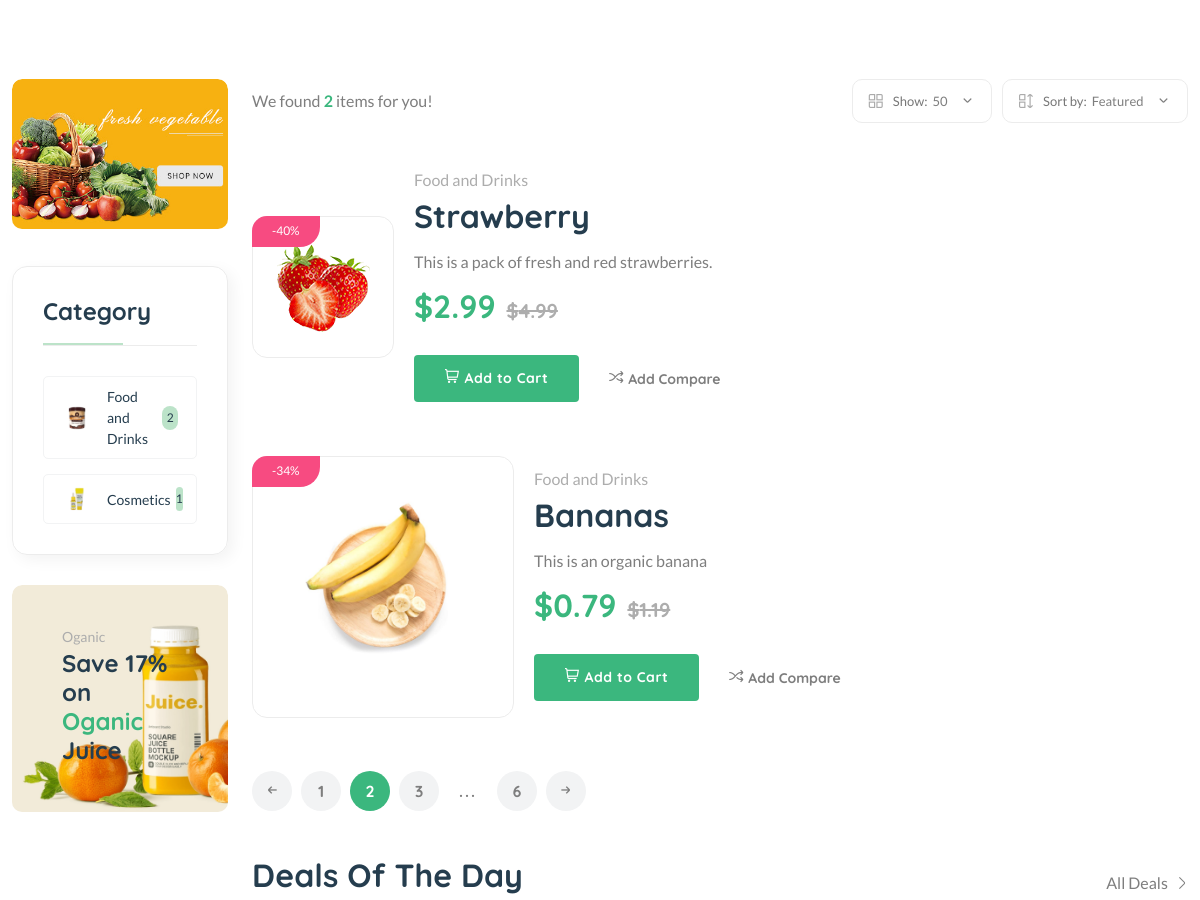
The page /vendor/ven4f5a1h34ag (middle part) on the database as committed earlier.
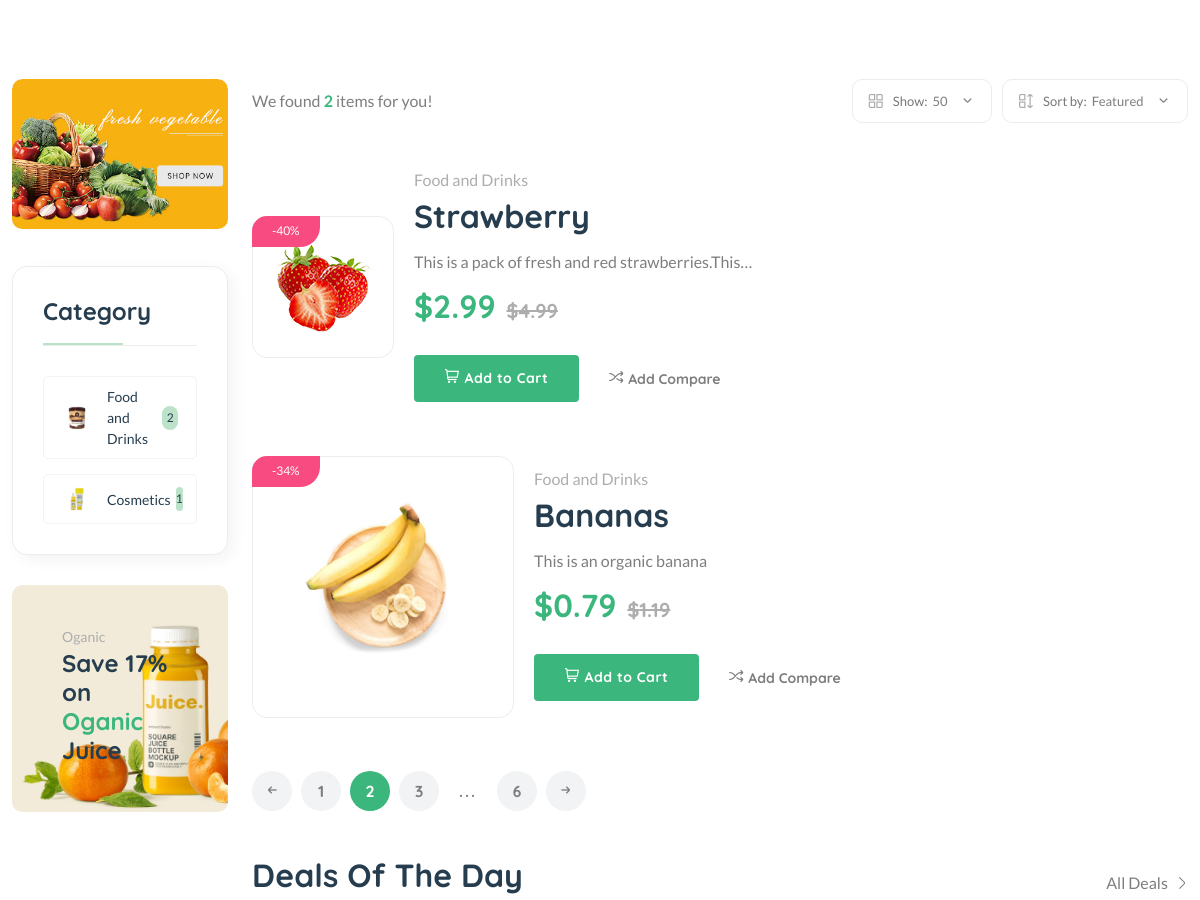
The same page on the database as committed later.
### core/models.py (models this page shows, shortened)
class Product(models.Model):
    p_id = ShortUUIDField(unique=True,
                          length=10,
                          max_length=20,
                          alphabet="abcdefgh12345")
    user = models.ForeignKey(User, on_delete = models.SET_NULL, null = True)
    category = models.ForeignKey(Category, on_delete = models.SET_NULL, null = True, related_name = "category")
    vendor = models.ForeignKey(Vendor, on_delete = models.SET_NULL, null = True, related_name = "product")
    title = models.CharField(max_length = 100, default = "Fresh Fruits")
    image = models.ImageField(upload_to=user_directory_path, default="product.jpg")
    description = RichTextUploadingField(null=True, blank=True, default="This is the product")
    price = models.DecimalField(max_digits=9999999999999, decimal_places = 2, default = "1.99")
    old_price = models.DecimalField(max_digits=9999999999999, decimal_places = 2, default = "2.99")
    specifications = RichTextUploadingField(null=True, blank=True)
    type = models.CharField(max_length=100, default = "Organic", null = True, blank = True)
    stock_count = models.IntegerField(default = 10, null=True, blank=True)
    life = models.IntegerField(default=100, null = True, blank = True)
    mfd = models.DateTimeField(auto_now_add=False, null = True, blank = True)
    tags = TaggableManager(blank=True)
    product_status = models.CharField(choices=STATUS, max_length=10, default = "in_review")
    status = models.BooleanField(default=True)
    in_stock = models.BooleanField(default=True)
    featured = models.BooleanField(default=False)
    digital = models.BooleanField(default=False)
    sku  = ShortUUIDField(unique=True,
                          length=4,
                          max_length=10,
                          prefix="sku",
                          alphabet="1234567890")
    date = models.DateTimeField(auto_now_add = True)
    updated = models.DateTimeField(null = True, blank = True)
    class Meta:
        verbose_name_plural = "Products"
    def get_percentage(self):
        new_price = ((self.old_price - self.price) / self.old_price) * 100
        return new_price

class Category(models.Model):
    c_id = ShortUUIDField(unique=True,
                          length=10,
                          max_length=20,
                          prefix="cat",
                          alphabet="abcdefgh12345")
    title = models.CharField(max_length = 100, default = "Food and Drinks")# Title, heading
    image = models.ImageField(upload_to="category", default = "category.jpg")
    class Meta:
        verbose_name_plural = "Categories" # Categorys

### core/views.py (the view)
# urls.py: path("vendor/<v_id>", vendor_detail_view, name="vendor-detail"),
def vendor_detail_view(request, v_id):
    vendor = Vendor.objects.get(v_id = v_id)
    products = Product.objects.filter(vendor=vendor,
                                  product_status="published"
                                  )
    context = {
        "vendor": vendor,
        "products": products,
    }
    return render(request,
                  "core/vendor-detail.html",
                  context)

### core/context_processor.py (called while the page is built)
def default(request):
    categories = Category.objects.all()
    try:
        address = Address.objects.get(user=request.user)
    except:
        address = None
    return {
        'categories': categories,
        'address': address,
    }

### templates/core/vendor-detail.html (shortened to what the changed rows need)
{% extends 'partials/base.html' %}
{% block content %}
{% load static %}
    <main class="main">
        <div class="container mb-30">
            <div class="row flex-row-reverse">
                <div class="col-lg-4-5">
                    <div class="product-list mb-50">
                        {% for prod in products %}
                        <div class="product-cart-wrap">
                            <div class="product-img-action-wrap">
                                <div class="product-img product-img-zoom">
                                    <div class="product-img-inner">
                                        <a href="{% url 'core:product-detail' prod.p_id %}">
                                            <img class="default-img" src="{{ prod.image.url }}" alt="" />
                                        </a>
                                    </div>
                                </div>
                                <div class="product-badges product-badges-position product-badges-mrg">
                                    <span class="hot">-{{ prod.get_percentage|floatformat:0 }}%</span>
                                </div>
                            </div>
                            <div class="product-content-wrap">
                                <div class="product-category">
                                    <a href="shop-grid-right.html">{{prod.category.title}}</a>
                                </div>
                                <h2><a href="{% url 'core:product-detail' prod.p_id %}">{{prod.title|truncatechars:50}}</a></h2>
                                <p class="mt-15 mb-15">{{prod.description|truncatechars:50}}</p>
                                <div class="product-price">
                                    <span>${{prod.price}}</span>
                                    <span class="old-price">${{prod.old_price}}</span>
                                </div>
                                <div class="mt-30 d-flex align-items-center">
                                    <a aria-label="Buy now" class="btn" href="shop-cart.html"><i class="fi-rs-shopping-cart mr-5"></i>Add to Cart</a>
                                    <a href="#" class="add-wishlish ml-30 text-body font-sm font-heading font-weight-bold"><i class="fi-rs-shuffle mr-5"></i>Add Compare</a>
                                </div>
                            </div>
                        </div>
                        {% endfor %}
                    </div>
                </div>
            </div>
        </div>
    </main>
{% endblock content %}

Rows that differ between the two databases and show on the page:
changed Product "Strawberry": description "This is a pack of fresh and red strawberries." → "This is a pack of fresh and red strawberries.This…"
